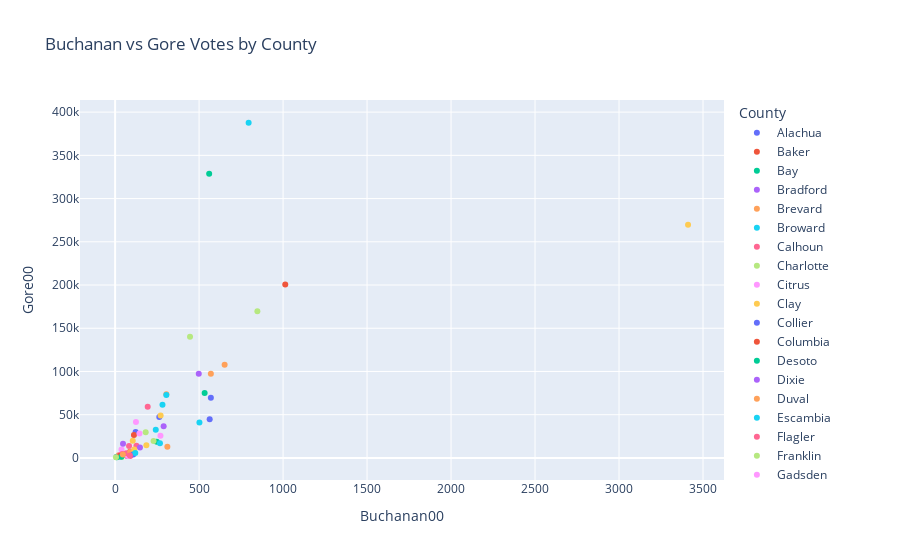

Notebook code for this chart:
### Code cell
# my answer 3
fig_buchanan_vs_gore = px.scatter(df, x='Buchanan00', y='Gore00', color='County', title='Buchanan vs Gore Votes by County')
fig_buchanan_vs_gore.show()

### Figure 1 — Plotly figure (JSON) as saved in the notebook; plotly's stock layout.template omitted (floating-point values rounded to 4 significant figures)
{"data": [{"hovertemplate": "County=Alachua<br>Buchanan00=%{x}<br>Gore00=%{y}<extra></extra>", "legendgroup": "Alachua", "marker": {"color": "#636efa", "symbol": "circle"}, "mode": "markers", "name": "Alachua", "orientation": "v", "showlegend": true, "type": "scatter", "x": [263], "xaxis": "x", "y": [47365], "yaxis": "y"}, {"hovertemplate": "County=Baker<br>Buchanan00=%{x}<br>Gore00=%{y}<extra></extra>", "legendgroup": "Baker", "marker": {"color": "#EF553B", "symbol": "circle"}, "mode": "markers", "name": "Baker", "orientation": "v", "showlegend": true, "type": "scatter", "x": [73], "xaxis": "x", "y": [2392], "yaxis": "y"}, {"hovertemplate": "County=Bay<br>Buchanan00=%{x}<br>Gore00=%{y}<extra></extra>", "legendgroup": "Bay", "marker": {"color": "#00cc96", "symbol": "circle"}, "mode": "markers", "name": "Bay", "orientation": "v", "showlegend": true, "type": "scatter", "x": [248], "xaxis": "x", "y": [18850], "yaxis": "y"}, {"hovertemplate": "County=Bradford<br>Buchanan00=%{x}<br>Gore00=%{y}<extra></extra>", "legendgroup": "Bradford", "marker": {"color": "#ab63fa", "symbol": "circle"}, "mode": "markers", "name": "Bradford", "orientation": "v", "showlegend": true, "type": "scatter", "x": [65], "xaxis": "x", "y": [3075], "yaxis": "y"}, {"hovertemplate": "County=Brevard<br>Buchanan00=%{x}<br>Gore00=%{y}<extra></extra>", "legendgroup": "Brevard", "marker": {"color": "#FFA15A", "symbol": "circle"}, "mode": "markers", "name": "Brevard", "orientation": "v", "showlegend": true, "type": "scatter", "x": [570], "xaxis": "x", "y": [97318], "yaxis": "y"}, {"hovertemplate": "County=Broward<br>Buchanan00=%{x}<br>Gore00=%{y}<extra></extra>", "legendgroup": "Broward", "marker": {"color": "#19d3f3", "symbol": "circle"}, "mode": "markers", "name": "Broward", "orientation": "v", "showlegend": true, "type": "scatter", "x": [795], "xaxis": "x", "y": [387703], "yaxis": "y"}, {"hovertemplate": "County=Calhoun<br>Buchanan00=%{x}<br>Gore00=%{y}<extra></extra>", "legendgroup": "Calhoun", "marker": {"color": "#FF6692", "symbol": "circle"}, "mode": "markers", "name": "Calhoun", "orientation": "v", "showlegend": true, "type": "scatter", "x": [90], "xaxis": "x", "y": [2155], "yaxis": "y"}, {"hovertemplate": "County=Charlotte<br>Buchanan00=%{x}<br>Gore00=%{y}<extra></extra>", "legendgroup": "Charlotte", "marker": {"color": "#B6E880", "symbol": "circle"}, "mode": "markers", "name": "Charlotte", "orientation": "v", "showlegend": true, "type": "scatter", "x": [182], "xaxis": "x", "y": [29645], "yaxis": "y"}, {"hovertemplate": "County=Citrus<br>Buchanan00=%{x}<br>Gore00=%{y}<extra></extra>", "legendgroup": "Citrus", "marker": {"color": "#FF97FF", "symbol": "circle"}, "mode": "markers", "name": "Citrus", "orientation": "v", "showlegend": true, "type": "scatter", "x": [270], "xaxis": "x", "y": [25525], "yaxis": "y"}, {"hovertemplate": "County=Clay<br>Buchanan00=%{x}<br>Gore00=%{y}<extra></extra>", "legendgroup": "Clay", "marker": {"color": "#FECB52", "symbol": "circle"}, "mode": "markers", "name": "Clay", "orientation": "v", "showlegend": true, "type": "scatter", "x": [186], "xaxis": "x", "y": [14632], "yaxis": "y"}, {"hovertemplate": "County=Collier<br>Buchanan00=%{x}<br>Gore00=%{y}<extra></extra>", "legendgroup": "Collier", "marker": {"color": "#636efa", "symbol": "circle"}, "mode": "markers", "name": "Collier", "orientation": "v", "showlegend": true, "type": "scatter", "x": [122], "xaxis": "x", "y": [29921], "yaxis": "y"}, {"hovertemplate": "County=Columbia<br>Buchanan00=%{x}<br>Gore00=%{y}<extra></extra>", "legendgroup": "Columbia", "marker": {"color": "#EF553B", "symbol": "circle"}, "mode": "markers", "name": "Columbia", "orientation": "v", "showlegend": true, "type": "scatter", "x": [89], "xaxis": "x", "y": [7047], "yaxis": "y"}, {"hovertemplate": "County=Desoto<br>Buchanan00=%{x}<br>Gore00=%{y}<extra></extra>", "legendgroup": "Desoto", "marker": {"color": "#00cc96", "symbol": "circle"}, "mode": "markers", "name": "Desoto", "orientation": "v", "showlegend": true, "type": "scatter", "x": [36], "xaxis": "x", "y": [3320], "yaxis": "y"}, {"hovertemplate": "County=Dixie<br>Buchanan00=%{x}<br>Gore00=%{y}<extra></extra>", "legendgroup": "Dixie", "marker": {"color": "#ab63fa", "symbol": "circle"}, "mode": "markers", "name": "Dixie", "orientation": "v", "showlegend": true, "type": "scatter", "x": [29], "xaxis": "x", "y": [1826], "yaxis": "y"}, {"hovertemplate": "County=Duval<br>Buchanan00=%{x}<br>Gore00=%{y}<extra></extra>", "legendgroup": "Duval", "marker": {"color": "#FFA15A", "symbol": "circle"}, "mode": "markers", "name": "Duval", "orientation": "v", "showlegend": true, "type": "scatter", "x": [652], "xaxis": "x", "y": [107864], "yaxis": "y"}, {"hovertemplate": "County=Escambia<br>Buchanan00=%{x}<br>Gore00=%{y}<extra></extra>", "legendgroup": "Escambia", "marker": {"color": "#19d3f3", "symbol": "circle"}, "mode": "markers", "name": "Escambia", "orientation": "v", "showlegend": true, "type": "scatter", "x": [502], "xaxis": "x", "y": [40943], "yaxis": "y"}, {"hovertemplate": "County=Flagler<br>Buchanan00=%{x}<br>Gore00=%{y}<extra></extra>", "legendgroup": "Flagler", "marker": {"color": "#FF6692", "symbol": "circle"}, "mode": "markers", "name": "Flagler", "orientation": "v", "showlegend": true, "type": "scatter", "x": [83], "xaxis": "x", "y": [13897], "yaxis": "y"}, {"hovertemplate": "County=Franklin<br>Buchanan00=%{x}<br>Gore00=%{y}<extra></extra>", "legendgroup": "Franklin", "marker": {"color": "#B6E880", "symbol": "circle"}, "mode": "markers", "name": "Franklin", "orientation": "v", "showlegend": true, "type": "scatter", "x": [33], "xaxis": "x", "y": [2046], "yaxis": "y"}, {"hovertemplate": "County=Gadsden<br>Buchanan00=%{x}<br>Gore00=%{y}<extra></extra>", "legendgroup": "Gadsden", "marker": {"color": "#FF97FF", "symbol": "circle"}, "mode": "markers", "name": "Gadsden", "orientation": "v", "showlegend": true, "type": "scatter", "x": [38], "xaxis": "x", "y": [9735], "yaxis": "y"}, {"hovertemplate": "County=Gilchrist<br>Buchanan00=%{x}<br>Gore00=%{y}<extra></extra>", "legendgroup": "Gilchrist", "marker": {"color": "#FECB52", "symbol": "circle"}, "mode": "markers", "name": "Gilchrist", "orientation": "v", "showlegend": true, "type": "scatter", "x": [29], "xaxis": "x", "y": [1910], "yaxis": "y"}, {"hovertemplate": "County=Glades<br>Buchanan00=%{x}<br>Gore00=%{y}<extra></extra>", "legendgroup": "Glades", "marker": {"color": "#636efa", "symbol": "circle"}, "mode": "markers", "name": "Glades", "orientation": "v", "showlegend": true, "type": "scatter", "x": [9], "xaxis": "x", "y": [1442], "yaxis": "y"}, {"hovertemplate": "County=Gulf<br>Buchanan00=%{x}<br>Gore00=%{y}<extra></extra>", "legendgroup": "Gulf", "marker": {"color": "#EF553B", "symbol": "circle"}, "mode": "markers", "name": "Gulf", "orientation": "v", "showlegend": true, "type": "scatter", "x": [71], "xaxis": "x", "y": [2397], "yaxis": "y"}, {"hovertemplate": "County=Hamilton<br>Buchanan00=%{x}<br>Gore00=%{y}<extra></extra>", "legendgroup": "Hamilton", "marker": {"color": "#00cc96", "symbol": "circle"}, "mode": "markers", "name": "Hamilton", "orientation": "v", "showlegend": true, "type": "scatter", "x": [23], "xaxis": "x", "y": [1722], "yaxis": "y"}, {"hovertemplate": "County=Hardee<br>Buchanan00=%{x}<br>Gore00=%{y}<extra></extra>", "legendgroup": "Hardee", "marker": {"color": "#ab63fa", "symbol": "circle"}, "mode": "markers", "name": "Hardee", "orientation": "v", "showlegend": true, "type": "scatter", "x": [30], "xaxis": "x", "y": [2339], "yaxis": "y"}, {"hovertemplate": "County=Hendry<br>Buchanan00=%{x}<br>Gore00=%{y}<extra></extra>", "legendgroup": "Hendry", "marker": {"color": "#FFA15A", "symbol": "circle"}, "mode": "markers", "name": "Hendry", "orientation": "v", "showlegend": true, "type": "scatter", "x": [22], "xaxis": "x", "y": [3240], "yaxis": "y"}, {"hovertemplate": "County=Hernando<br>Buchanan00=%{x}<br>Gore00=%{y}<extra></extra>", "legendgroup": "Hernando", "marker": {"color": "#19d3f3", "symbol": "circle"}, "mode": "markers", "name": "Hernando", "orientation": "v", "showlegend": true, "type": "scatter", "x": [242], "xaxis": "x", "y": [32644], "yaxis": "y"}, {"hovertemplate": "County=Highlands<br>Buchanan00=%{x}<br>Gore00=%{y}<extra></extra>", "legendgroup": "Highlands", "marker": {"color": "#FF6692", "symbol": "circle"}, "mode": "markers", "name": "Highlands", "orientation": "v", "showlegend": true, "type": "scatter", "x": [127], "xaxis": "x", "y": [14167], "yaxis": "y"}, {"hovertemplate": "County=Hillsborough<br>Buchanan00=%{x}<br>Gore00=%{y}<extra></extra>", "legendgroup": "Hillsborough", "marker": {"color": "#B6E880", "symbol": "circle"}, "mode": "markers", "name": "Hillsborough", "orientation": "v", "showlegend": true, "type": "scatter", "x": [847], "xaxis": "x", "y": [169557], "yaxis": "y"}, {"hovertemplate": "County=Holmes<br>Buchanan00=%{x}<br>Gore00=%{y}<extra></extra>", "legendgroup": "Holmes", "marker": {"color": "#FF97FF", "symbol": "circle"}, "mode": "markers", "name": "Holmes", "orientation": "v", "showlegend": true, "type": "scatter", "x": [76], "xaxis": "x", "y": [2177], "yaxis": "y"}, {"hovertemplate": "County=Indian River<br>Buchanan00=%{x}<br>Gore00=%{y}<extra></extra>", "legendgroup": "Indian River", "marker": {"color": "#FECB52", "symbol": "circle"}, "mode": "markers", "name": "Indian River", "orientation": "v", "showlegend": true, "type": "scatter", "x": [105], "xaxis": "x", "y": [19768], "yaxis": "y"}, {"hovertemplate": "County=Jackson<br>Buchanan00=%{x}<br>Gore00=%{y}<extra></extra>", "legendgroup": "Jackson", "marker": {"color": "#636efa", "symbol": "circle"}, "mode": "markers", "name": "Jackson", "orientation": "v", "showlegend": true, "type": "scatter", "x": [102], "xaxis": "x", "y": [6868], "yaxis": "y"}, {"hovertemplate": "County=Jefferson<br>Buchanan00=%{x}<br>Gore00=%{y}<extra></extra>", "legendgroup": "Jefferson", "marker": {"color": "#EF553B", "symbol": "circle"}, "mode": "markers", "name": "Jefferson", "orientation": "v", "showlegend": true, "type": "scatter", "x": [29], "xaxis": "x", "y": [3041], "yaxis": "y"}, {"hovertemplate": "County=Lafayette<br>Buchanan00=%{x}<br>Gore00=%{y}<extra></extra>", "legendgroup": "Lafayette", "marker": {"color": "#00cc96", "symbol": "circle"}, "mode": "markers", "name": "Lafayette", "orientation": "v", "showlegend": true, "type": "scatter", "x": [10], "xaxis": "x", "y": [789], "yaxis": "y"}, {"hovertemplate": "County=Lake<br>Buchanan00=%{x}<br>Gore00=%{y}<extra></extra>", "legendgroup": "Lake", "marker": {"color": "#ab63fa", "symbol": "circle"}, "mode": "markers", "name": "Lake", "orientation": "v", "showlegend": true, "type": "scatter", "x": [289], "xaxis": "x", "y": [36571], "yaxis": "y"}, {"hovertemplate": "County=Lee<br>Buchanan00=%{x}<br>Gore00=%{y}<extra></extra>", "legendgroup": "Lee", "marker": {"color": "#FFA15A", "symbol": "circle"}, "mode": "markers", "name": "Lee", "orientation": "v", "showlegend": true, "type": "scatter", "x": [305], "xaxis": "x", "y": [73560], "yaxis": "y"}, {"hovertemplate": "County=Leon<br>Buchanan00=%{x}<br>Gore00=%{y}<extra></extra>", "legendgroup": "Leon", "marker": {"color": "#19d3f3", "symbol": "circle"}, "mode": "markers", "name": "Leon", "orientation": "v", "showlegend": true, "type": "scatter", "x": [282], "xaxis": "x", "y": [61427], "yaxis": "y"}, {"hovertemplate": "County=Levy<br>Buchanan00=%{x}<br>Gore00=%{y}<extra></extra>", "legendgroup": "Levy", "marker": {"color": "#FF6692", "symbol": "circle"}, "mode": "markers", "name": "Levy", "orientation": "v", "showlegend": true, "type": "scatter", "x": [67], "xaxis": "x", "y": [5398], "yaxis": "y"}, {"hovertemplate": "County=Liberty<br>Buchanan00=%{x}<br>Gore00=%{y}<extra></extra>", "legendgroup": "Liberty", "marker": {"color": "#B6E880", "symbol": "circle"}, "mode": "markers", "name": "Liberty", "orientation": "v", "showlegend": true, "type": "scatter", "x": [39], "xaxis": "x", "y": [1017], "yaxis": "y"}, {"hovertemplate": "County=Madison<br>Buchanan00=%{x}<br>Gore00=%{y}<extra></extra>", "legendgroup": "Madison", "marker": {"color": "#FF97FF", "symbol": "circle"}, "mode": "markers", "name": "Madison", "orientation": "v", "showlegend": true, "type": "scatter", "x": [29], "xaxis": "x", "y": [3014], "yaxis": "y"}, {"hovertemplate": "County=Manatee<br>Buchanan00=%{x}<br>Gore00=%{y}<extra></extra>", "legendgroup": "Manatee", "marker": {"color": "#FECB52", "symbol": "circle"}, "mode": "markers", "name": "Manatee", "orientation": "v", "showlegend": true, "type": "scatter", "x": [271], "xaxis": "x", "y": [49177], "yaxis": "y"}, {"hovertemplate": "County=Marion<br>Buchanan00=%{x}<br>Gore00=%{y}<extra></extra>", "legendgroup": "Marion", "marker": {"color": "#636efa", "symbol": "circle"}, "mode": "markers", "name": "Marion", "orientation": "v", "showlegend": true, "type": "scatter", "x": [563], "xaxis": "x", "y": [44665], "yaxis": "y"}, {"hovertemplate": "County=Martin<br>Buchanan00=%{x}<br>Gore00=%{y}<extra></extra>", "legendgroup": "Martin", "marker": {"color": "#EF553B", "symbol": "circle"}, "mode": "markers", "name": "Martin", "orientation": "v", "showlegend": true, "type": "scatter", "x": [112], "xaxis": "x", "y": [26620], "yaxis": "y"}, {"hovertemplate": "County=Miami-Dade<br>Buchanan00=%{x}<br>Gore00=%{y}<extra></extra>", "legendgroup": "Miami-Dade", "marker": {"color": "#00cc96", "symbol": "circle"}, "mode": "markers", "name": "Miami-Dade", "orientation": "v", "showlegend": true, "type": "scatter", "x": [560], "xaxis": "x", "y": [328808], "yaxis": "y"}, {"hovertemplate": "County=Monroe<br>Buchanan00=%{x}<br>Gore00=%{y}<extra></extra>", "legendgroup": "Monroe", "marker": {"color": "#ab63fa", "symbol": "circle"}, "mode": "markers", "name": "Monroe", "orientation": "v", "showlegend": true, "type": "scatter", "x": [47], "xaxis": "x", "y": [16483], "yaxis": "y"}, {"hovertemplate": "County=Nassau<br>Buchanan00=%{x}<br>Gore00=%{y}<extra></extra>", "legendgroup": "Nassau", "marker": {"color": "#FFA15A", "symbol": "circle"}, "mode": "markers", "name": "Nassau", "orientation": "v", "showlegend": true, "type": "scatter", "x": [90], "xaxis": "x", "y": [6952], "yaxis": "y"}, {"hovertemplate": "County=Okaloosa<br>Buchanan00=%{x}<br>Gore00=%{y}<extra></extra>", "legendgroup": "Okaloosa", "marker": {"color": "#19d3f3", "symbol": "circle"}, "mode": "markers", "name": "Okaloosa", "orientation": "v", "showlegend": true, "type": "scatter", "x": [267], "xaxis": "x", "y": [16948], "yaxis": "y"}, {"hovertemplate": "County=Okeechobee<br>Buchanan00=%{x}<br>Gore00=%{y}<extra></extra>", "legendgroup": "Okeechobee", "marker": {"color": "#FF6692", "symbol": "circle"}, "mode": "markers", "name": "Okeechobee", "orientation": "v", "showlegend": true, "type": "scatter", "x": [43], "xaxis": "x", "y": [4588], "yaxis": "y"}, {"hovertemplate": "County=Orange<br>Buchanan00=%{x}<br>Gore00=%{y}<extra></extra>", "legendgroup": "Orange", "marker": {"color": "#B6E880", "symbol": "circle"}, "mode": "markers", "name": "Orange", "orientation": "v", "showlegend": true, "type": "scatter", "x": [446], "xaxis": "x", "y": [140220], "yaxis": "y"}, {"hovertemplate": "County=Osceola<br>Buchanan00=%{x}<br>Gore00=%{y}<extra></extra>", "legendgroup": "Osceola", "marker": {"color": "#FF97FF", "symbol": "circle"}, "mode": "markers", "name": "Osceola", "orientation": "v", "showlegend": true, "type": "scatter", "x": [145], "xaxis": "x", "y": [28181], "yaxis": "y"}, {"hovertemplate": "County=Palm Beach<br>Buchanan00=%{x}<br>Gore00=%{y}<extra></extra>", "legendgroup": "Palm Beach", "marker": {"color": "#FECB52", "symbol": "circle"}, "mode": "markers", "name": "Palm Beach", "orientation": "v", "showlegend": true, "type": "scatter", "x": [3411], "xaxis": "x", "y": [269732], "yaxis": "y"}, {"hovertemplate": "County=Pasco<br>Buchanan00=%{x}<br>Gore00=%{y}<extra></extra>", "legendgroup": "Pasco", "marker": {"color": "#636efa", "symbol": "circle"}, "mode": "markers", "name": "Pasco", "orientation": "v", "showlegend": true, "type": "scatter", "x": [570], "xaxis": "x", "y": [69564], "yaxis": "y"}, {"hovertemplate": "County=Pinellas<br>Buchanan00=%{x}<br>Gore00=%{y}<extra></extra>", "legendgroup": "Pinellas", "marker": {"color": "#EF553B", "symbol": "circle"}, "mode": "markers", "name": "Pinellas", "orientation": "v", "showlegend": true, "type": "scatter", "x": [1013], "xaxis": "x", "y": [200630], "yaxis": "y"}, {"hovertemplate": "County=Polk<br>Buchanan00=%{x}<br>Gore00=%{y}<extra></extra>", "legendgroup": "Polk", "marker": {"color": "#00cc96", "symbol": "circle"}, "mode": "markers", "name": "Polk", "orientation": "v", "showlegend": true, "type": "scatter", "x": [533], "xaxis": "x", "y": [75200], "yaxis": "y"}, {"hovertemplate": "County=Putnam<br>Buchanan00=%{x}<br>Gore00=%{y}<extra></extra>", "legendgroup": "Putnam", "marker": {"color": "#ab63fa", "symbol": "circle"}, "mode": "markers", "name": "Putnam", "orientation": "v", "showlegend": true, "type": "scatter", "x": [148], "xaxis": "x", "y": [12102], "yaxis": "y"}, {"hovertemplate": "County=Santa Rosa<br>Buchanan00=%{x}<br>Gore00=%{y}<extra></extra>", "legendgroup": "Santa Rosa", "marker": {"color": "#FFA15A", "symbol": "circle"}, "mode": "markers", "name": "Santa Rosa", "orientation": "v", "showlegend": true, "type": "scatter", "x": [311], "xaxis": "x", "y": [12802], "yaxis": "y"}, {"hovertemplate": "County=Sarasota<br>Buchanan00=%{x}<br>Gore00=%{y}<extra></extra>", "legendgroup": "Sarasota", "marker": {"color": "#19d3f3", "symbol": "circle"}, "mode": "markers", "name": "Sarasota", "orientation": "v", "showlegend": true, "type": "scatter", "x": [305], "xaxis": "x", "y": [72853], "yaxis": "y"}, {"hovertemplate": "County=Seminole<br>Buchanan00=%{x}<br>Gore00=%{y}<extra></extra>", "legendgroup": "Seminole", "marker": {"color": "#FF6692", "symbol": "circle"}, "mode": "markers", "name": "Seminole", "orientation": "v", "showlegend": true, "type": "scatter", "x": [194], "xaxis": "x", "y": [59174], "yaxis": "y"}, {"hovertemplate": "County=St. Johns<br>Buchanan00=%{x}<br>Gore00=%{y}<extra></extra>", "legendgroup": "St. Johns", "marker": {"color": "#B6E880", "symbol": "circle"}, "mode": "markers", "name": "St. Johns", "orientation": "v", "showlegend": true, "type": "scatter", "x": [229], "xaxis": "x", "y": [19502], "yaxis": "y"}, {"hovertemplate": "County=St. Lucie<br>Buchanan00=%{x}<br>Gore00=%{y}<extra></extra>", "legendgroup": "St. Lucie", "marker": {"color": "#FF97FF", "symbol": "circle"}, "mode": "markers", "name": "St. Lucie", "orientation": "v", "showlegend": true, "type": "scatter", "x": [124], "xaxis": "x", "y": [41559], "yaxis": "y"}, {"hovertemplate": "County=Sumter<br>Buchanan00=%{x}<br>Gore00=%{y}<extra></extra>", "legendgroup": "Sumter", "marker": {"color": "#FECB52", "symbol": "circle"}, "mode": "markers", "name": "Sumter", "orientation": "v", "showlegend": true, "type": "scatter", "x": [114], "xaxis": "x", "y": [9637], "yaxis": "y"}, {"hovertemplate": "County=Suwannee<br>Buchanan00=%{x}<br>Gore00=%{y}<extra></extra>", "legendgroup": "Suwannee", "marker": {"color": "#636efa", "symbol": "circle"}, "mode": "markers", "name": "Suwannee", "orientation": "v", "showlegend": true, "type": "scatter", "x": [108], "xaxis": "x", "y": [4075], "yaxis": "y"}, {"hovertemplate": "County=Taylor<br>Buchanan00=%{x}<br>Gore00=%{y}<extra></extra>", "legendgroup": "Taylor", "marker": {"color": "#EF553B", "symbol": "circle"}, "mode": "markers", "name": "Taylor", "orientation": "v", "showlegend": true, "type": "scatter", "x": [27], "xaxis": "x", "y": [2649], "yaxis": "y"}, {"hovertemplate": "County=Union<br>Buchanan00=%{x}<br>Gore00=%{y}<extra></extra>", "legendgroup": "Union", "marker": {"color": "#00cc96", "symbol": "circle"}, "mode": "markers", "name": "Union", "orientation": "v", "showlegend": true, "type": "scatter", "x": [37], "xaxis": "x", "y": [1407], "yaxis": "y"}, {"hovertemplate": "County=Volusia<br>Buchanan00=%{x}<br>Gore00=%{y}<extra></extra>", "legendgroup": "Volusia", "marker": {"color": "#ab63fa", "symbol": "circle"}, "mode": "markers", "name": "Volusia", "orientation": "v", "showlegend": true, "type": "scatter", "x": [498], "xaxis": "x", "y": [97304], "yaxis": "y"}, {"hovertemplate": "County=Wakulla<br>Buchanan00=%{x}<br>Gore00=%{y}<extra></extra>", "legendgroup": "Wakulla", "marker": {"color": "#FFA15A", "symbol": "circle"}, "mode": "markers", "name": "Wakulla", "orientation": "v", "showlegend": true, "type": "scatter", "x": [46], "xaxis": "x", "y": [3838], "yaxis": "y"}, {"hovertemplate": "County=Walton<br>Buchanan00=%{x}<br>Gore00=%{y}<extra></extra>", "legendgroup": "Walton", "marker": {"color": "#19d3f3", "symbol": "circle"}, "mode": "markers", "name": "Walton", "orientation": "v", "showlegend": true, "type": "scatter", "x": [120], "xaxis": "x", "y": [5642], "yaxis": "y"}, {"hovertemplate": "County=Washington<br>Buchanan00=%{x}<br>Gore00=%{y}<extra></extra>", "legendgroup": "Washington", "marker": {"color": "#FF6692", "symbol": "circle"}, "mode": "markers", "name": "Washington", "orientation": "v", "showlegend": true, "type": "scatter", "x": [88], "xaxis": "x", "y": [2798], "yaxis": "y"}, {"hovertemplate": "County=(Federal Absentee)<br>Buchanan00=%{x}<br>Gore00=%{y}<extra></extra>", "legendgroup": "(Federal Absentee)", "marker": {"color": "#B6E880", "symbol": "circle"}, "mode": "markers", "name": "(Federal Absentee)", "orientation": "v", "showlegend": true, "type": "scatter", "x": [5], "xaxis": "x", "y": [836], "yaxis": "y"}], "layout": {"legend": {"title": {"text": "County"}, "tracegroupgap": 0}, "title": {"text": "Buchanan vs Gore Votes by County"}, "xaxis": {"anchor": "y", "domain": [0, 1], "title": {"text": "Buchanan00"}}, "yaxis": {"anchor": "x", "domain": [0, 1], "title": {"text": "Gore00"}}}}
